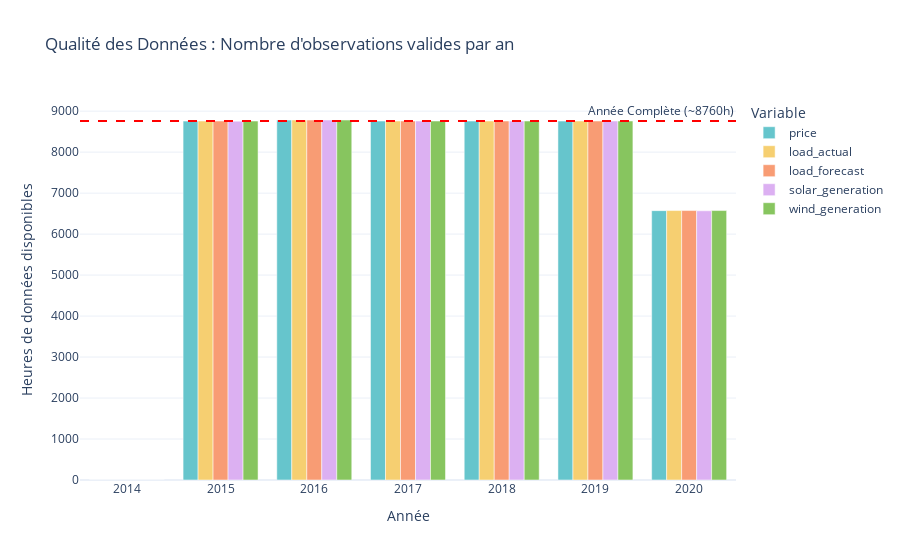

Notebook cell for this chart:
### Markdown cell above
### Analyse de la Complétude des Données (Data Completeness)
*Avant de choisir une période, vérifions la disponibilité des données par année.*

### Code cell
# Calcul du nombre de données valides (non-NaN) par année pour chaque colonne
yearly_counts = df_dk.groupby(df_dk.index.year).count()

# Visualisation de la disponibilité
fig = px.bar(
    yearly_counts, 
    barmode='group',
    title="Qualité des Données : Nombre d'observations valides par an",
    labels={"index": "Année", "value": "Nombre d'heures valides", "variable": "Variable"},
    template="plotly_white",
    color_discrete_sequence=px.colors.qualitative.Pastel
)

# Ajout d'une ligne de référence pour une année complète (365 * 24 = 8760 heures)
fig.add_hline(y=8760, line_dash="dash", line_color="red", 
              annotation_text="Année Complète (~8760h)", annotation_position="top right")

fig.update_layout(xaxis_title="Année", yaxis_title="Heures de données disponibles")
fig.show()

# Affichage des pourcentages de remplissage pour validation numérique
full_year_hours = 8760
completeness_pct = (yearly_counts / full_year_hours * 100).round(1)
print("Pourcentage de données disponibles par année (basé sur 8760h) :")
display(completeness_pct.style.background_gradient(cmap='RdYlGn', vmin=90, vmax=100))

### Figure 1 — Plotly figure (JSON) as saved in the notebook; plotly's stock layout.template omitted (floating-point values rounded to 4 significant figures)
{"data": [{"alignmentgroup": "True", "hovertemplate": "Variable=price<br>utc_timestamp=%{x}<br>Nombre d'heures valides=%{y}<extra></extra>", "legendgroup": "price", "marker": {"color": "rgb(102, 197, 204)", "pattern": {"shape": ""}}, "name": "price", "offsetgroup": "price", "orientation": "v", "showlegend": true, "textposition": "auto", "type": "bar", "x": [2014, 2015, 2016, 2017, 2018, 2019, 2020], "xaxis": "x", "y": [0, 8757, 8782, 8758, 8758, 8758, 6573], "yaxis": "y"}, {"alignmentgroup": "True", "hovertemplate": "Variable=load_actual<br>utc_timestamp=%{x}<br>Nombre d'heures valides=%{y}<extra></extra>", "legendgroup": "load_actual", "marker": {"color": "rgb(246, 207, 113)", "pattern": {"shape": ""}}, "name": "load_actual", "offsetgroup": "load_actual", "orientation": "v", "showlegend": true, "textposition": "auto", "type": "bar", "x": [2014, 2015, 2016, 2017, 2018, 2019, 2020], "xaxis": "x", "y": [0, 8759, 8784, 8760, 8760, 8760, 6575], "yaxis": "y"}, {"alignmentgroup": "True", "hovertemplate": "Variable=load_forecast<br>utc_timestamp=%{x}<br>Nombre d'heures valides=%{y}<extra></extra>", "legendgroup": "load_forecast", "marker": {"color": "rgb(248, 156, 116)", "pattern": {"shape": ""}}, "name": "load_forecast", "offsetgroup": "load_forecast", "orientation": "v", "showlegend": true, "textposition": "auto", "type": "bar", "x": [2014, 2015, 2016, 2017, 2018, 2019, 2020], "xaxis": "x", "y": [0, 8759, 8784, 8760, 8760, 8760, 6575], "yaxis": "y"}, {"alignmentgroup": "True", "hovertemplate": "Variable=solar_generation<br>utc_timestamp=%{x}<br>Nombre d'heures valides=%{y}<extra></extra>", "legendgroup": "solar_generation", "marker": {"color": "rgb(220, 176, 242)", "pattern": {"shape": ""}}, "name": "solar_generation", "offsetgroup": "solar_generation", "orientation": "v", "showlegend": true, "textposition": "auto", "type": "bar", "x": [2014, 2015, 2016, 2017, 2018, 2019, 2020], "xaxis": "x", "y": [0, 8756, 8784, 8760, 8760, 8760, 6569], "yaxis": "y"}, {"alignmentgroup": "True", "hovertemplate": "Variable=wind_generation<br>utc_timestamp=%{x}<br>Nombre d'heures valides=%{y}<extra></extra>", "legendgroup": "wind_generation", "marker": {"color": "rgb(135, 197, 95)", "pattern": {"shape": ""}}, "name": "wind_generation", "offsetgroup": "wind_generation", "orientation": "v", "showlegend": true, "textposition": "auto", "type": "bar", "x": [2014, 2015, 2016, 2017, 2018, 2019, 2020], "xaxis": "x", "y": [0, 8759, 8784, 8760, 8760, 8760, 6575], "yaxis": "y"}], "layout": {"annotations": [{"showarrow": false, "text": "Année Complète (~8760h)", "x": 1, "xanchor": "right", "xref": "x domain", "y": 8760, "yanchor": "bottom", "yref": "y"}], "barmode": "group", "legend": {"title": {"text": "Variable"}, "tracegroupgap": 0}, "shapes": [{"line": {"color": "red", "dash": "dash"}, "type": "line", "x0": 0, "x1": 1, "xref": "x domain", "y0": 8760, "y1": 8760, "yref": "y"}], "title": {"text": "Qualité des Données : Nombre d'observations valides par an"}, "xaxis": {"anchor": "y", "domain": [0, 1], "title": {"text": "Année"}}, "yaxis": {"anchor": "x", "domain": [0, 1], "title": {"text": "Heures de données disponibles"}}}}
